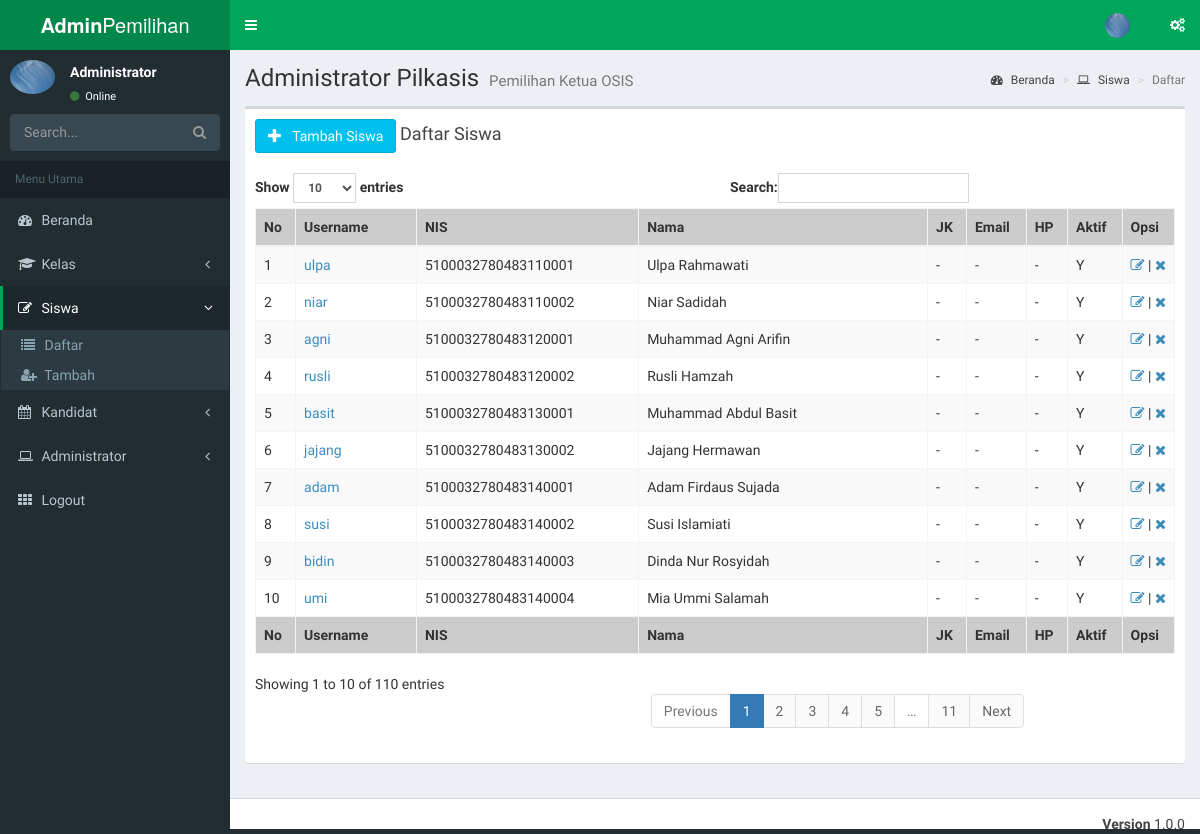
Page /admin/index.php?m=siswa (signed in) on the committed database.
### tables this page shows
CREATE TABLE `siswa` (
  `nis` varchar(20) NOT NULL,
  `username` varchar(25) NOT NULL,
  `password` varchar(32) NOT NULL,
  `nama` varchar(50) NOT NULL,
  `jk` varchar(1) NOT NULL,
  `tempatlahir` varchar(30) NOT NULL,
  `tanggallahir` date NOT NULL,
  `idkelas` varchar(2) NOT NULL,
  `email` varchar(50) NOT NULL,
  `hp` varchar(15) NOT NULL,
  `aktif` enum('Y','T') NOT NULL DEFAULT 'T',
  `memilih` varchar(1) NOT NULL,
  `foto` varchar(50) NOT NULL
);

### admin/modul/siswa/tampil.php (the view)
<?php include "atas.php"; ?>
  <div class="content-wrapper">
    <section class="content-header">
      <h1>
        Administrator Pilkasis
        <small>Pemilihan Ketua OSIS</small>
      </h1>
      <ol class="breadcrumb">
        <li><a href="."><i class="fa fa-dashboard"></i> Beranda</a></li>
        <li><a href="?m=siswa"><i class="fa fa-laptop"></i> Siswa</a></li>
        <li class="active">Daftar</li>
      </ol>
    </section>
	<section class="content">
      <div class="row">
        <div class="col-xs-12">
          <div class="box">
            <div class="box-header">
			  <a href="?m=siswa&s=tambah" class="btn btn-large btn-info"><i class="glyphicon glyphicon-plus"></i> &nbsp; Tambah Siswa</a>
              <h3 class="box-title">Daftar Siswa</h3>
            </div>
            <div class="box-body">
<?php
include "../sambungan.php";
$sql="SELECT * FROM siswa ORDER BY nis ASC";
$query=mysqli_query($koneksi,$sql);
if(mysqli_num_rows($query)==0){
	echo '              <table class="table table-bordered table-hover table-striped">
                <thead>
                <tr bgcolor="#ccc">
                  <th>No</th>
                  <th>Username</th>
                  <th>NIS</th>
                  <th>Nama</th>
                  <th>JK</th>
                  <th>Kelas</th>
                  <th>Email</th>
                  <th>HP</th>
                  <th>Aktif</th>
                  <th>Opsi</th>
                </tr>
                </thead>
                <tbody>';
	echo "<td colspan='9'>Data Masih Kosong</td>";
}else{
	echo '              <table id="pilkasis1" class="table table-bordered table-hover table-striped">
                <thead>
                <tr bgcolor="#ccc">
                  <th>No</th>
                  <th>Username</th>
                  <th>NIS</th>
                  <th>Nama</th>
                  <th>JK</th>
                  <th>Email</th>
                  <th>HP</th>
                  <th>Aktif</th>
                  <th>Opsi</th>
                </tr>
                </thead>
                <tbody>';
	$no=1;
	while($r=mysqli_fetch_assoc($query)){
	  echo "<tr>";
		echo "<td>$no</td>";
		echo "<td><a href='?m=siswa&s=detail&nis=".$r['nis']."'>".$r['username']."</a></td>";
		echo "<td>".$r['nis']."</td>";
		echo "<td>".$r['nama']."</td>";
		echo "<td>".$r['jk']."</td>";
		echo "<td>".$r['email']."</td>";
		echo "<td>".$r['hp']."</td>";
		echo "<td>".$r['aktif']."</td>";
		echo '<td><a href="index.php?m=siswa&s=edit&nis='.$r['nis'].'"><i class="fa fa-edit"></i></a> | <a href="index.php?m=siswa&s=hapus&nis='.$r['nis'].'" onclick="return confirm(\'Yakin Akan dihapus?\')"><i class="fa fa-remove"></i></a></td>';
	  echo "</tr>";
		$no++;
	}
}
?>
                </tbody>
                <tfoot>
                <tr bgcolor="#ccc">
                  <th>No</th>
                  <th>Username</th>
                  <th>NIS</th>
                  <th>Nama</th>
                  <th>JK</th>
                  <th>Email</th>
                  <th>HP</th>
                  <th>Aktif</th>
                  <th>Opsi</th>
                </tr>
                </tfoot>
              </table>
            </div>
          </div>
        </div>
      </div>
    </section>
<?php include "bawah.php"; ?>

### rows in the picture
siswa: username "ulpa", nis "5100032780483110001", nama "Ulpa Rahmawati", jk "-", email "-", hp "-", aktif "Y"
siswa: username "niar", nis "5100032780483110002", nama "Niar Sadidah", jk "-", email "-", hp "-", aktif "Y"
siswa: username "agni", nis "5100032780483120001", nama "Muhammad Agni Arifin", jk "-", email "-", hp "-", aktif "Y"
siswa: username "rusli", nis "5100032780483120002", nama "Rusli Hamzah", jk "-", email "-", hp "-", aktif "Y"
siswa: username "basit", nis "5100032780483130001", nama "Muhammad Abdul Basit", jk "-", email "-", hp "-", aktif "Y"
siswa: username "jajang", nis "5100032780483130002", nama "Jajang Hermawan", jk "-", email "-", hp "-", aktif "Y"
siswa: username "adam", nis "5100032780483140001", nama "Adam Firdaus Sujada", jk "-", email "-", hp "-", aktif "Y"
siswa: username "susi", nis "5100032780483140002", nama "Susi Islamiati", jk "-", email "-", hp "-", aktif "Y"
siswa: username "bidin", nis "5100032780483140003", nama "Dinda Nur Rosyidah", jk "-", email "-", hp "-", aktif "Y"
siswa: username "umi", nis "5100032780483140004", nama "Mia Ummi Salamah", jk "-", email "-", hp "-", aktif "Y"

### other values in the picture
$_SESSION['namakasis'] "Administrator"
